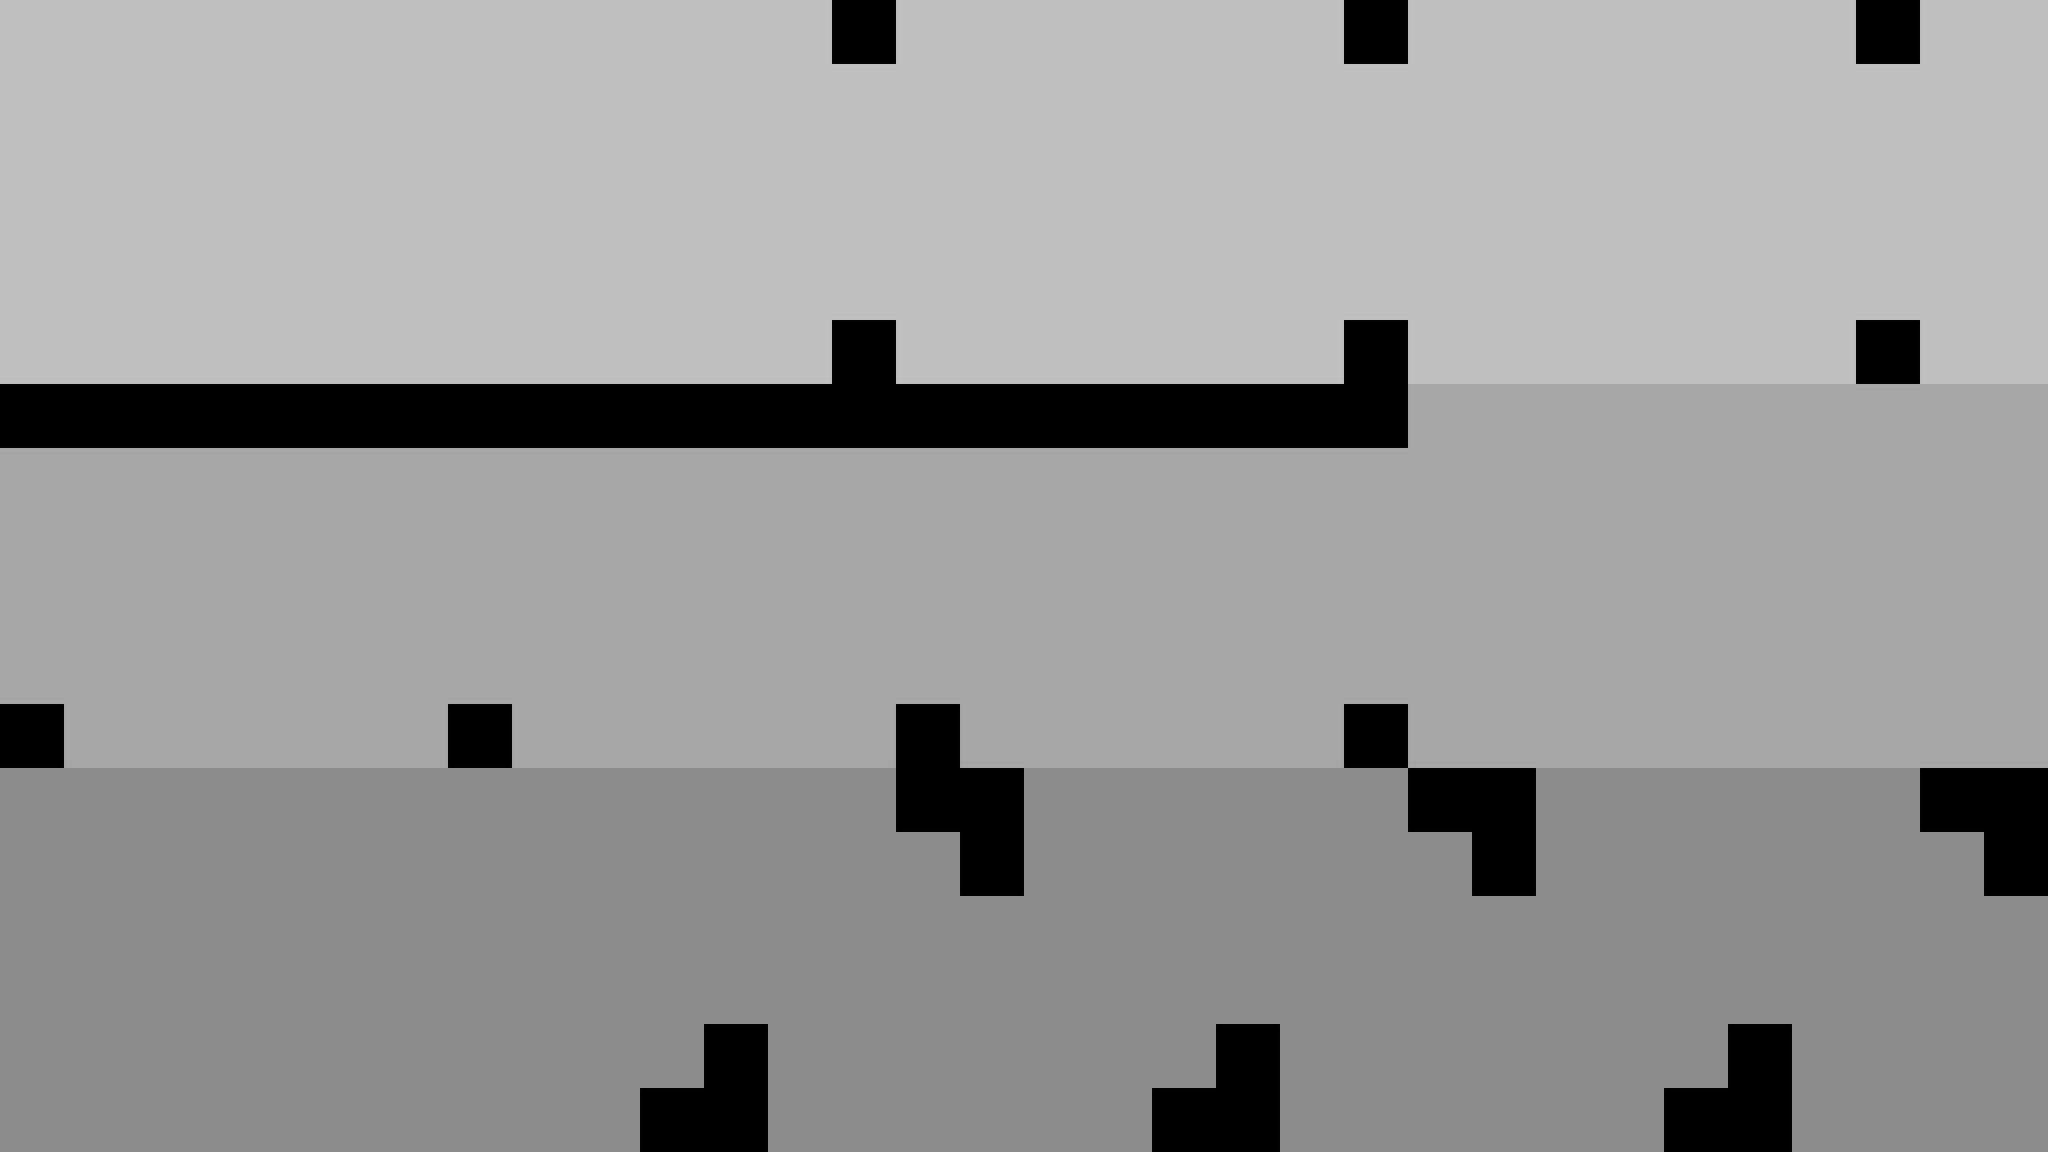

A level layout from a 2D game, rendered from its tile map. Below: a short description, then the map file with tile-grid data replaced by summaries:
An orthogonal 32x18 tile map with 80x80 px tiles, 2 tile layers (bg, blocks).

<map version="1.0" orientation="orthogonal" renderorder="right-down" width="32" height="18" tilewidth="80" tileheight="80">
 <tileset firstgid="1" name="blocks" tilewidth="80" tileheight="80">
  <image source="blocks.png" width="320" height="80" />
 </tileset>
 <layer name="bg" width="32" height="18" opacity="0.75">
  <data>[576 cells, 576 non-empty, 3 distinct tile ids]</data>
 </layer>
 <layer name="blocks" width="32" height="18">
  <data>[576 cells, 50 non-empty, 1 distinct tile ids]</data>
 </layer>
</map>
